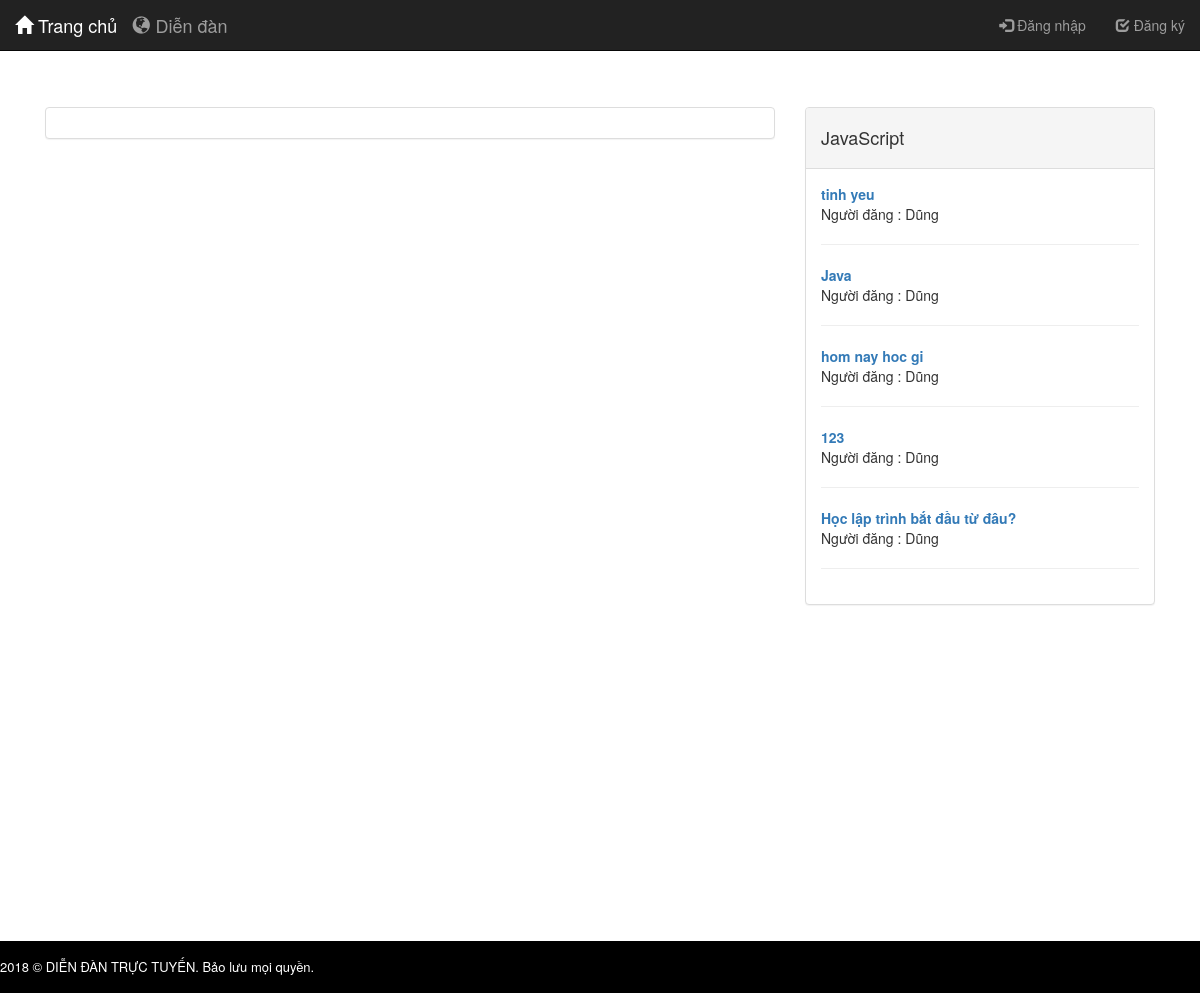
The page /Sources/officialforum/index.php?controller=pages&action=home on the database as committed earlier.
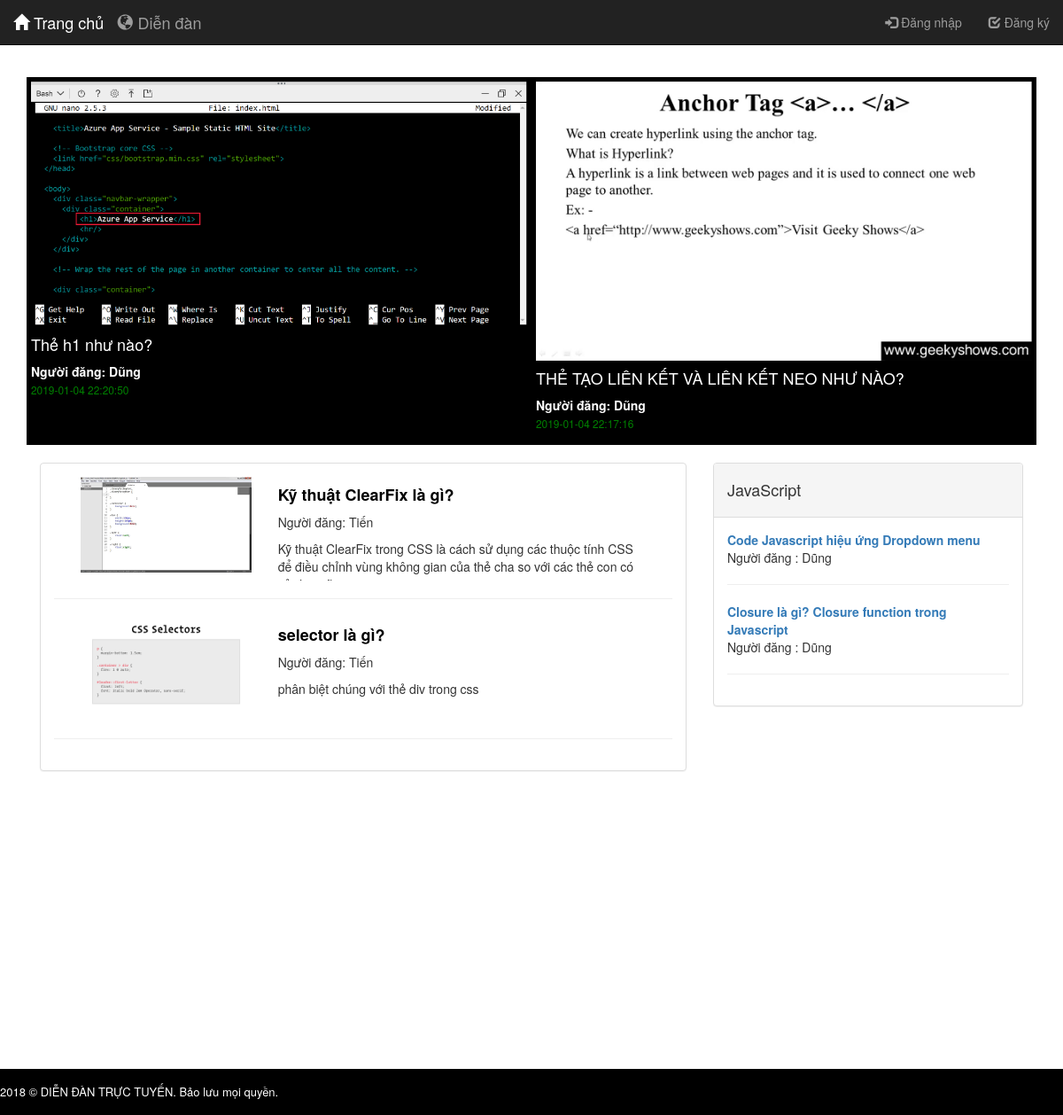
The same page on the database as committed later.
### tables this page shows
CREATE TABLE `posts` (
  `post_id` int(11) NOT NULL,
  `id` int(11) NOT NULL,
  `category_id` int(11) NOT NULL,
  `post_title` text NOT NULL,
  `post_content` text NOT NULL,
  `post_created` datetime NOT NULL,
  `post_modified` timestamp NOT NULL DEFAULT CURRENT_TIMESTAMP ON UPDATE CURRENT_TIMESTAMP,
  `post_image` varchar(300) DEFAULT NULL
);

### Sources/officialforum/controllers/pages_controller.php (called while the page is built, shortened)
<?php
  require_once('controllers/base_controller.php');
  include_once 'models/post.php';
  class PagesController extends BaseController
  {
    	function __construct()
    	{
      	$this->folder = 'pages';
    	}
    	public function home()
    	{
        $homeContent = Post::showHomeContent();
        $homeTitle = Post::showHomeTitle();
        $readAnswerQuestion = Post::readAnswerQuestion();
        $data = array('homeContent' => $homeContent,
        'homeTitle' =>$homeTitle,
        'readAnswerQuestion' =>$readAnswerQuestion);
      	$this->render('home', $data);
    	}
}
 ?>

### Sources/officialforum/routes.php (called while the page is built, shortened)
<?php
	$controller = new $klass;
	$controller->$action();
 ?>

### Sources/officialforum/index.php (called while the page is built, shortened)
<?php
	require_once('routes.php');
 ?>

### Sources/officialforum/models/post.php (called while the page is built, shortened)
<?php
class Post
{
    public static function showHomeContent(){
    	$database = new Database();
		$db = $database->getConnection();
		$list = [];
		$query = "SELECT * FROM posts WHERE category_id=2 ORDER BY post_created DESC";
		$stmt = $db->prepare($query);
		$stmt->execute();
		foreach ($stmt->fetchAll() as $home) {
			$array = array($home['post_id'],$home['post_title'],$home['post_content'],$home['post_image']);
			$list[] = $array;
		}
		return $list;
    }
    public static function showHomeTitle(){
    	$database = new Database();
		$db = $database->getConnection();
		$list = [];
		$query = "SELECT * FROM posts WHERE category_id=1 ORDER BY post_created DESC LIMIT 2";
		$stmt = $db->prepare($query);
		$stmt->execute();
		foreach ($stmt->fetchAll() as $home) {
			$array = array($home['post_id'],$home['post_title'],$home['post_content'],$home['post_image'],$home['post_created']);
			$list[] = $array;
		}
		return $list;
    }
    public static function readAnswerQuestion(){
    	$database = new Database();
		$db = $database->getConnection();
		$list = [];
		$query = "SELECT * FROM posts WHERE category_id = 3 ORDER BY post_created DESC";
		$stmt = $db->prepare($query);
		$stmt->execute();
		foreach ($stmt->fetchAll() as $readAnswerQuestion) {
			$array = array($readAnswerQuestion['post_id'],$readAnswerQuestion['post_title'],$readAnswerQuestion['post_content'],$readAnswerQuestion['post_image'],$readAnswerQuestion['category_id']);
			$list[] = $array;
		}
		return $list;
    }
}
 ?>

### Sources/officialforum/views/pages/home.php (the view, shortened to what this page needs)
<div style="background-color: black">
	<div class="container-fluid">
		<div class="row">
			<?php foreach ($homeTitle as $homeT) {
				$idT = $homeT[0];
				$titleT = $homeT[1];
				$imageT = $homeT[3];
				$createdT = $homeT[4] ?>
				<a style="text-decoration: none; color: white" href="index.php?controller=forum&action=postContent&id=<?php echo $idT; ?>">
					<div class="col-sm-6" style="padding: 5px">
						<img class="img-responsive" src="<?php echo $imageT; ?>">
						<h4><?php echo $titleT; ?></h4>
						<strong>Người đăng: Dũng</strong>
						<p style="color: green;"><small ><?php echo $createdT; ?></small></p>
					</div>
				</a>
			<?php } ?>
		</div>
	</div>
</div>
<br>
<div class="container-fluid">
	<div class="row">
		<div class="col-sm-8">
			<div class="panel panel-default">
  				<div class="panel-body">
					<?php foreach ($homeContent as $homeC) {
					$idC = $homeC[0];
					$titleC = $homeC[1];
					$contentC = $homeC[2];
					$imageC = $homeC[3]; ?>
					<div class="container-fluid">
						<div class="col-sm-4">
							<img class="img-responsive" src="<?php echo $imageC; ?>" >
						</div>
						<div class="col-sm-8" id="home_content">
							<a style="text-decoration: none;" href="index.php?controller=forum&action=postContent&id=<?php echo $idC; ?>"><h4 style="color: black"><strong><?php echo $titleC; ?></strong></h4></a>
							<p>Người đăng: Tiến</p>
							<p><?php echo $contentC; ?></p>
						</div>
					</div>
					<hr>
				<?php } ?>
  				</div>
			</div>
		</div>
		<div class="col-sm-4">
			<div class="panel panel-default">
			  	<div class="panel-heading"><h4>JavaScript</h4></div>
			  	<div class="panel-body">
				<?php
					foreach ($readAnswerQuestion as $readAnswerQuestion) {
						$AQ_post_id = $readAnswerQuestion[0];
						$AQ_post_title = $readAnswerQuestion[1];
				?>
					<div class="row">
						<div class="col-sm-12">
							<a href="index.php?controller=forum&action=postContent&id=<?php echo $AQ_post_id?>">
								<strong><?php echo $AQ_post_title ?></strong>
							</a>
							<p>Người đăng : Dũng</p>
							<hr>
						</div>
					</div>
				<?php
					}
				 ?>
			  	</div>
			</div>
		</div>
	</div>
</div>

### Sources/officialforum/controllers/base_controller.php (shortened to what this page needs)
<?php
    class BaseController
    {
        protected $folder;
        function render($file, $data = array())
        {
            $view_file = 'views/' . $this->folder . '/' . $file . '.php';
            if (is_file($view_file)) {
                extract($data);
                require_once($view_file);
                $content = ob_get_clean();
                require_once('views/layouts/application.php');
            } else {
                  	header('Location: index.php?controller=pages&action=error');
            }
        }
    }
?>

### Sources/officialforum/views/layouts/application.php (shortened to what this page needs)
<!DOCTYPE html>
<html>
<head>
    <link href="https://maxcdn.bootstrapcdn.com/bootstrap/3.3.7/css/bootstrap.min.css" rel="stylesheet" media="screen" />
    <link href="libs/css/navigation.css" rel="stylesheet" />
    <link href="libs/css/comment.css" rel="stylesheet" />
    <link href="libs/css/post.css" rel="stylesheet" />
    <link href="libs/css/customer.css" rel="stylesheet" />
    <link href="libs/css/forum.css" rel="stylesheet" />
</head>
<body>
    <?php include_once 'navigation.php'; ?>
    <div class="container" style="background-color: white">
		<?= @$content ?>
	</div>
    <?php include_once 'layout_footer.php'; ?>
    <link rel="stylesheet" href="https://maxcdn.bootstrapcdn.com/bootstrap/3.3.7/css/bootstrap.min.css">
</body>
</html>

### Sources/officialforum/views/layouts/navigation.php (shortened to what this page needs)
<div class="navbar navbar-inverse navbar-static-top" role="navigation">
    <div class="container-fluid">
        <div class="navbar-header">
            <a class="navbar-brand" href="index.php?controller=pages&action=home"><span class="glyphicon glyphicon-home"></span> Trang chủ</a>
            <a class="navbar-brand" href="index.php?controller=forum&action=forum"><span class="glyphicon glyphicon-globe"></span> Diễn đàn</a>
        </div>
        <div class="navbar-collapse collapse">
                <?php
                if(isset($_SESSION['logged_in']) && $_SESSION['logged_in']==true){
                ?>
                <ul class="nav navbar-nav navbar-right">
                    <li <?php echo $page_title=="Edit Profile" ? "class='active'" : ""; ?> >
                        <a href="#" class="dropdown-toggle" data-toggle="dropdown" role="button" aria-expanded="false">
                            <span class="glyphicon glyphicon-user" aria-hidden="true"></span>
                            &nbsp;&nbsp;<?php echo $_SESSION['firstname']; ?>
                            &nbsp;&nbsp;<span class="caret"></span>
                        </a>
                        <ul class=" dropdown-menu " role="menu">
                            <li><a href="index.php?controller=detail&action=personalDetail">Thông tin cá nhân</a></li>
                            <li><a href="controllers/logout.php">Đăng xuất</a></li>
                        </ul>
                    </li>
                </ul>
                <?php
                }
                else{
                ?>
                <ul class="nav navbar-nav navbar-right">
                    <li>
                        <a href="index.php?controller=access&action=login">
                            <span class="glyphicon glyphicon-log-in"></span> Đăng nhập
                        </a>
                    </li>
                    <li >
                        <a href="index.php?controller=access&action=register">
                            <span class="glyphicon glyphicon-check"></span> Đăng ký
                        </a>
                    </li>
                </ul>
            <?php
                }
            ?>
        </div>
    </div>
</div>

### Sources/officialforum/views/layouts/layout_footer.php (shortened to what this page needs)
<div class="page-footer" style= "margin-top: 300px;>
    <div class="container-fluid" > 2018 &copy; DIỄN ĐÀN TRỰC TUYẾN. Bảo lưu mọi quyền.</div>

### Sources/officialforum/libs/css/post.css (style rules this page uses)
.container { padding: 16px; }

### Sources/officialforum/libs/css/customer.css (style rules this page uses)
.page-footer { background-color: black !important; color: white !important; background: #3b434c; font-size: 13px; font-weight: 300; padding: 17px 0; }
.container-fluid { padding-left: 60px; padding-right: 60px; }

### Sources/officialforum/libs/css/forum.css (style rules this page uses)
#home_content { overflow: hidden; text-overflow: ellipsis; height: 117px; }

Rows that differ between the two databases and show on the page:
removed posts: post_title "tinh yeu", shown under "JavaScript"
removed posts: post_title "Java", shown under "JavaScript"
removed posts: post_title "hom nay hoc gi", shown under "JavaScript"
removed posts: AQ_post_title "123", shown under "JavaScript"
removed posts: post_title "Học lập trình bắt đầu từ đâu?", shown under "JavaScript"
added posts: post_image (picture), post_title "Thẻ h1 như nào?", post_created "2019-01-04 22:20:50"
added posts: post_image (picture), post_title "THẺ TẠO LIÊN KẾT VÀ LIÊN KẾT NEO NHƯ NÀO?", post_created "2019-01-04 22:17:16"
added posts: post_image (picture), post_title "Kỹ thuật ClearFix là gì?", post_content "Kỹ thuật ClearFix trong CSS là cách sử dụng các thuộc tính CSS để điều chỉnh vùng không gian của thẻ cha so với các thẻ con có…"
added posts: post_image (picture), post_title "selector là gì?", post_content "phân biệt chúng với thẻ div trong css"
added posts: post_title "Code Javascript hiệu ứng Dropdown menu", shown under "JavaScript"
added posts: post_title "Closure là gì? Closure function trong Javascript", shown under "JavaScript"
